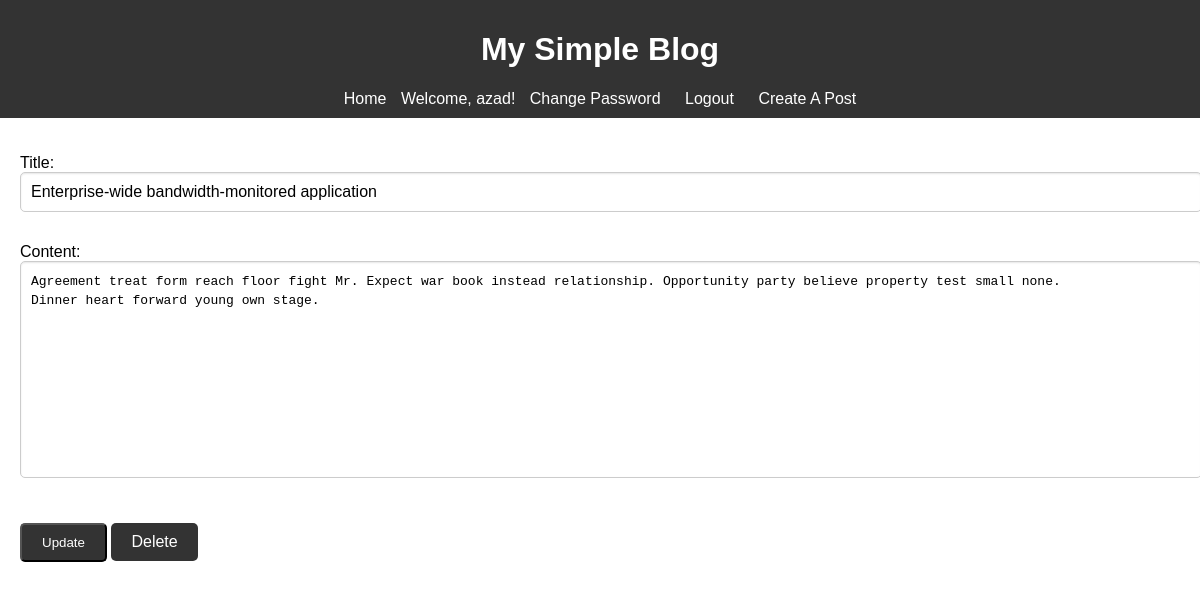
The app's page /post/32 (signed in) with its own data.
### users/models.py (models this page shows, shortened)
class CustomUser(AbstractUser):
    username = models.CharField('username',max_length=150,unique=True)
    USERNAME_FIELD = 'username'
    REQUIRED_FIELDS = []
    objects = CustomUserManager()

### post/models.py (models this page shows, shortened)
class Post(models.Model):
    title = models.CharField(max_length=200 , unique=True)
    content = models.TextField()
    created_at = models.DateField(auto_now_add=True)
    created_by = models.ForeignKey(CustomUser , on_delete=models.CASCADE)

### post/views.py (the view, shortened to what this page needs)
# urls.py: path('<int:pk>', PostDetailView.as_view(), name='post_detail'),
class PostDetailView(View):
    template = 'post_detail.html'
    def get(self, request, pk):
        post = get_object_or_404(Post, pk=pk)
        is_author = request.user == post.created_by
        form = PostForm(instance=post)
        return render(request, self.template, {'form': form , 'is_author':is_author , 'post':post})

### post/forms.py
class PostForm(forms.ModelForm):
    class Meta:
        model = Post
        fields = ['title', 'content']
        widgets = {
            'title': forms.TextInput(attrs={
                'class': 'form-control',
                'placeholder': 'Enter your title',
            }),
            'content': forms.Textarea(attrs={
                'class': 'form-control',
                'placeholder': 'Write your content here...',
                'rows': 10,  # Adjust height of the textarea
                'style': 'resize: none;',  # Prevents resizing
            }),
        }

### post/templates/post_detail.html (shortened to what this page needs)
{% extends 'base.html' %}
{% block content %}
    <form method="post">
        {{ form.as_p }}
        {% if is_author %}
        <button type="submit" class = 'button'>Update</button>
        <a href="{% url 'post_delete' post.pk %}"  class="button">Delete</a>
        {% endif %}
    </form>
{% endblock %}

### base_templates/base.html (shortened to what this page needs)
<!DOCTYPE html>
{% load static %}
<html lang="en">
<head>
    <link rel="stylesheet" href="{% static 'style.css' %}">
</head>
<body>
    <header>
        <h1>My Simple Blog</h1>
        <nav>
            <a href="{% url 'index' %}">Home</a>
            {% if user.is_authenticated %}
                <span>Welcome, {{ user.username }}!</span>
                <a href="{% url 'change-password' %}">Change Password</a>
                <a href="{% url 'logout' %}">Logout</a>
                <a href="{% url 'post_create' %}">Create A Post</a>
            {% else %}
            <a href="{% url 'login' %}">Login</a>
            <a href="{% url 'register' %}">Register</a>
            {% endif %}
        </nav>
    </header>
    <main>
        {% block content %}
        {% endblock %}
    </main>
</body>
</html>

### static/style.css (style rules this page uses)
body { font-family: Arial, sans-serif; margin: 0; padding: 0; }
header { background: #333; color: #fff; padding: 10px; text-align: center; }
nav a { color: #fff; margin: 0 10px; text-decoration: none; }
main { padding: 20px; }
.button { display: inline-block; padding: 10px 20px; margin-top: 10px; background: #333; color: #fff; text-decoration: none; border-radius: 5px; }
.form-control { width: 100%; padding: 10px; margin-bottom: 15px; border: 1px solid #ccc; border-radius: 5px; box-shadow: inset 0 1px 2px rgba(0,0,0,0.1); font-size: 1em; }
textarea.form-control { height: auto; line-height: 1.5; }

### records on screen
CustomUser: username "azad"
Post: title "Enterprise-wide bandwidth-monitored application", content "Agreement treat form reach floor fight Mr. Expect war book instead relationship. Opportunity party believe property test small none. Dinner heart forward young own stage."
